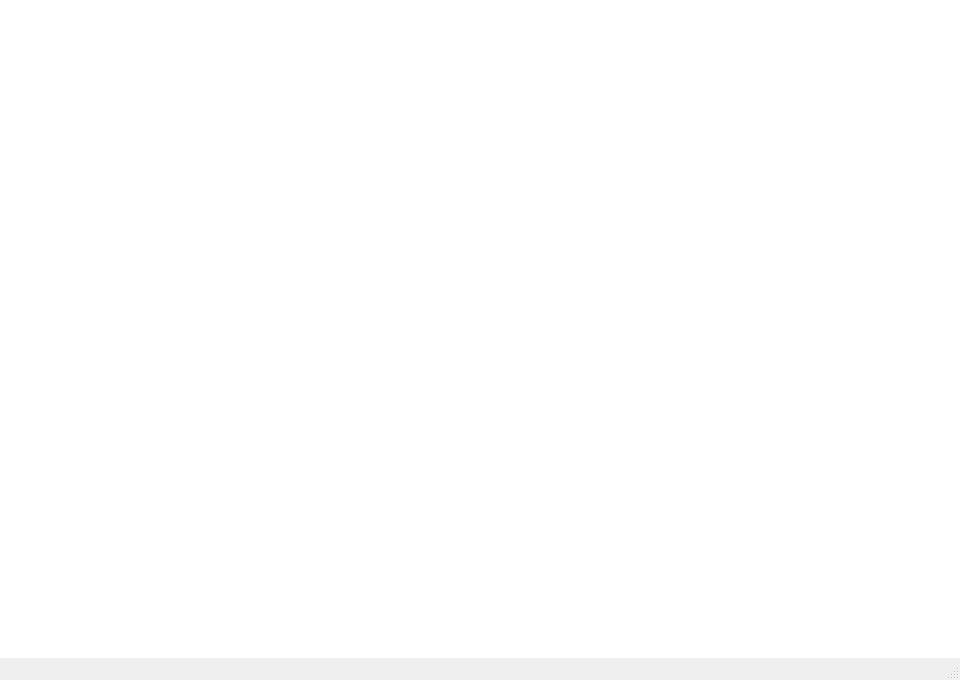
<?xml version="1.0" encoding="UTF-8"?>
<ui version="4.0">
 <class>MainWindow</class>
 <widget class="QMainWindow" name="MainWindow">
  <property name="geometry">
   <rect>
    <x>0</x>
    <y>0</y>
    <width>960</width>
    <height>680</height>
   </rect>
  </property>
  <property name="windowTitle">
   <string>Character Obe</string>
  </property>
  <widget class="QWidget" name="centralwidget">
   <layout class="QVBoxLayout" name="verticalLayout">
    <property name="spacing">
     <number>0</number>
    </property>
    <property name="leftMargin">
     <number>0</number>
    </property>
    <property name="topMargin">
     <number>0</number>
    </property>
    <property name="rightMargin">
     <number>0</number>
    </property>
    <property name="bottomMargin">
     <number>0</number>
    </property>
    <item>
     <widget class="QPlainTextEdit" name="editor">
      <property name="frameShape">
       <enum>QFrame::NoFrame</enum>
      </property>
      <property name="font">
       <font>
        <family>Courier New</family>
        <pointsize>11</pointsize>
       </font>
      </property>
      <property name="contextMenuPolicy">
       <enum>Qt::CustomContextMenu</enum>
      </property>
      <property name="lineWrapMode">
       <enum>QPlainTextEdit::WidgetWidth</enum>
      </property>
     </widget>
    </item>
   </layout>
  </widget>
  <widget class="QMenuBar" name="menuBar">
   <property name="geometry">
    <rect>
     <x>0</x>
     <y>0</y>
     <width>960</width>
     <height>22</height>
    </rect>
   </property>
  </widget>
  <widget class="QStatusBar" name="statusBar"/>
 </widget>
 <resources/>
 <connections/>
</ui>
